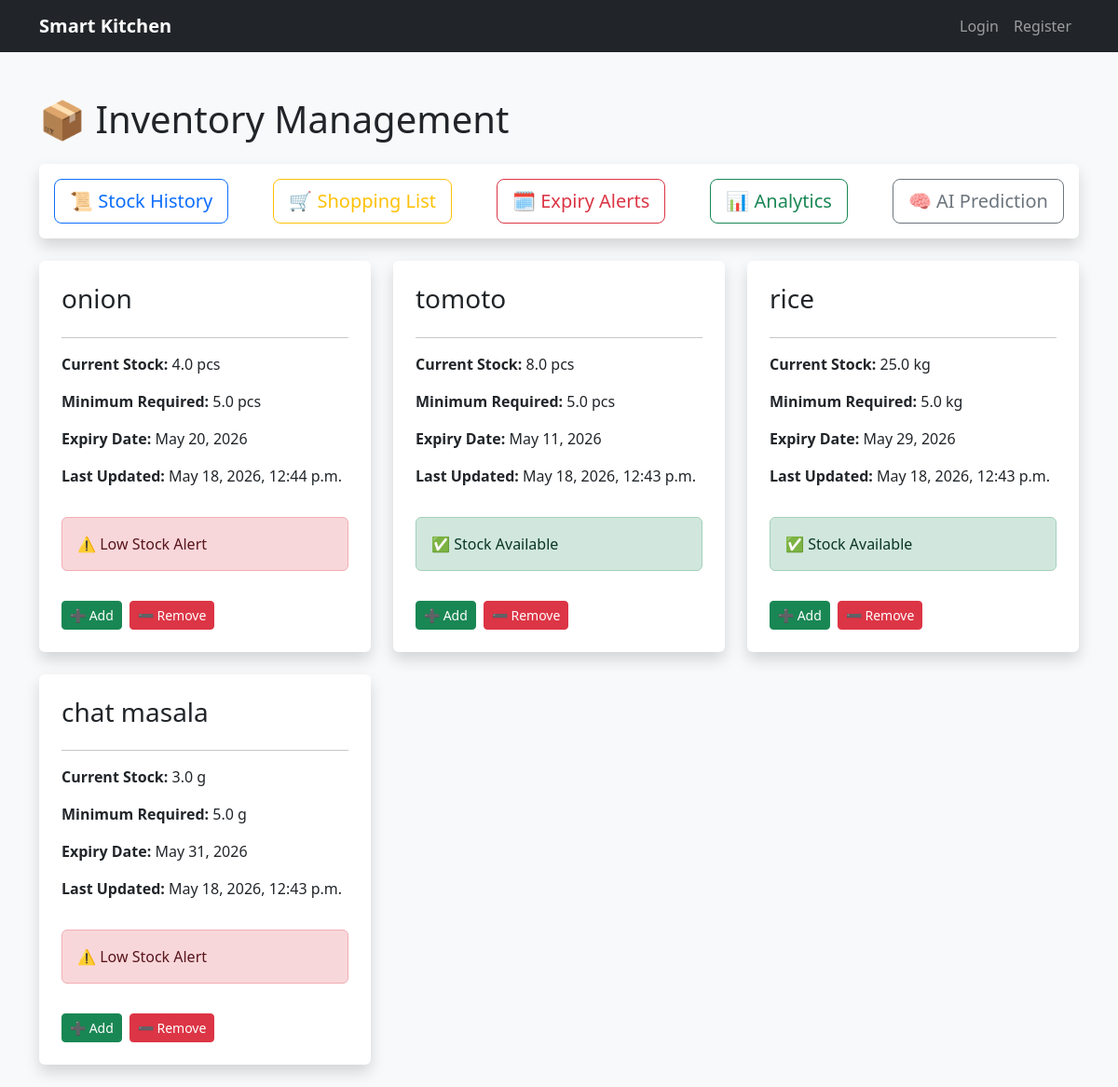
Screenshot of /inventory/ with the database file from the repository.
### inventory/models.py (models this page shows, shortened)
class Inventory(models.Model):
    ingredient = models.OneToOneField(
        Ingredient,
        on_delete=models.CASCADE
    )
    quantity = models.FloatField(default=0)
    expiry_date = models.DateField(null=True,blank=True)
    minimum_quantity = models.FloatField(default=5)
    updated_at = models.DateTimeField(auto_now=True)

### recipes/models.py (models this page shows, shortened)
class Ingredient(models.Model):
    name = models.CharField(max_length=100)
    stock = models.FloatField(default=0)
    UNIT_CHOICES = (
        ('g', 'Gram'),
        ('kg', 'Kilogram'),
        ('ml', 'Milliliter'),
        ('pcs', 'Pieces'),
    )
    price_per_unit = models.FloatField(default=0)
    unit = models.CharField(max_length=10, choices=UNIT_CHOICES)

### inventory/views.py (the view)
# urls.py: path('',inventory_list,name='inventory_list'),
def inventory_list(request):
    inventories = Inventory.objects.all()
    return render(
        request,
        'inventory/inventory_list.html',
        {
            'inventories': inventories
        }
    )

### inventory/templates/inventory/inventory_list.html
{% extends 'base.html' %}
{% block content %}
<h1 class="mb-4">
    📦 Inventory Management
</h1>
<div class="card shadow border-0 mb-4">
    <div class="card-body">
        <div class="d-flex flex-wrap gap-5">
            <a href="{% url 'stock_history' %}"
               class="btn btn-lg btn-outline-primary">
                📜 Stock History
            </a>
            <a href="{% url 'shopping_list' %}"
               class="btn btn-lg  btn-outline-warning">
                🛒 Shopping List
            </a>
            <a href="{% url 'expiry_alerts' %}"
               class="btn btn-lg  btn-outline-danger">
                🗓️ Expiry Alerts
            </a>
            <a href="{% url 'analytics_dashboard' %}"
               class="btn btn-lg btn-outline-success">
                📊 Analytics
            </a>
            <a href="{% url 'ai_predictions' %}"
               class="btn btn-lg btn-outline-secondary">
                🧠 AI Prediction
            </a>
        </div>
    </div>
</div>
<div class="row">
    {% for item in inventories %}
        <div class="col-md-4 mb-4">
            <div class="card shadow border-0 p-4 h-100">
                <h3>
                    {{ item.ingredient.name }}
                </h3>
                <hr>
                <p>
                    <strong>Current Stock:</strong>
                    {{ item.quantity }}
                    {{ item.ingredient.unit }}
                </p>
                <p>
                    <strong>Minimum Required:</strong>
                    {{ item.minimum_quantity }}
                    {{ item.ingredient.unit }}
                </p>
                <p>
                    <strong>Expiry Date:</strong>
                    {% if item.expiry_date %}
                        {{ item.expiry_date }}
                    {% else %}
                        Not Added
                    {% endif %}
                </p>
                <p>
                    <strong>Last Updated:</strong>
                    {{ item.updated_at }}
                </p>
                {% if item.quantity < item.minimum_quantity %}
                    <div class="alert alert-danger mt-3">
                        ⚠️ Low Stock Alert
                    </div>
                {% else %}
                    <div class="alert alert-success mt-3">
                        ✅ Stock Available
                    </div>
                {% endif %}
                <div class="mt-3 d-flex gap-2">
                    <a href="{% url 'add_stock' item.id %}"
                       class="btn btn-success btn-sm">
                        ➕ Add
                    </a>
                    <a href="{% url 'remove_stock' item.id %}"
                       class="btn btn-danger btn-sm">
                        ➖ Remove
                    </a>
                </div>
            </div>
        </div>
    {% empty %}
        <div class="col-12">
            <div class="alert alert-info">
                No inventory items found.
            </div>
        </div>
    {% endfor %}
</div>
{% endblock %}

### rows the page displays
Inventory: ingredient.name "onion", quantity "4.0", ingredient.unit "pcs", minimum_quantity "5.0", expiry_date "May 20, 2026", updated_at "May 18, 2026, 12:44 p.m.", shows "⚠️ Low Stock Alert"
Inventory: ingredient.name "tomoto", quantity "8.0", ingredient.unit "pcs", minimum_quantity "5.0", expiry_date "May 11, 2026", updated_at "May 18, 2026, 12:43 p.m.", shows "✅ Stock Available"
Inventory: ingredient.name "rice", quantity "25.0", ingredient.unit "kg", minimum_quantity "5.0", expiry_date "May 29, 2026", updated_at "May 18, 2026, 12:43 p.m.", shows "✅ Stock Available"
Inventory: ingredient.name "chat masala", quantity "3.0", ingredient.unit "g", minimum_quantity "5.0", expiry_date "May 31, 2026", updated_at "May 18, 2026, 12:43 p.m.", shows "⚠️ Low Stock Alert"
